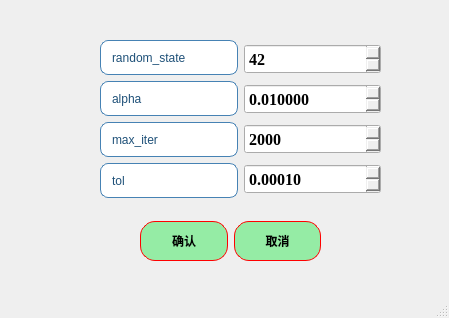
<?xml version="1.0" encoding="UTF-8"?>
<ui version="4.0">
 <class>GL_para</class>
 <widget class="QMainWindow" name="GL_para">
  <property name="geometry">
   <rect>
    <x>0</x>
    <y>0</y>
    <width>449</width>
    <height>318</height>
   </rect>
  </property>
  <property name="windowTitle">
   <string>Group_Lasso参数选择</string>
  </property>
  <widget class="QWidget" name="centralwidget">
   <widget class="QWidget" name="layoutWidget">
    <property name="geometry">
     <rect>
      <x>140</x>
      <y>220</y>
      <width>181</width>
      <height>42</height>
     </rect>
    </property>
    <layout class="QHBoxLayout" name="horizontalLayout">
     <item>
      <widget class="QPushButton" name="pushButton">
       <property name="minimumSize">
        <size>
         <width>0</width>
         <height>40</height>
        </size>
       </property>
       <property name="styleSheet">
        <string notr="true">QPushButton{
border:1px solid red;   /*边框的粗细，颜色*/
border-radius:15px;    /*设置圆角半径 */
padding:2px 4px;  /*QFrame边框与内部其它部件的距离*/
background-color: rgb(149, 236, 165);	/*背景颜色*/
color:rgb(0, 0, 0);		/*字体颜色*/
	font: 18pt &quot;楷体&quot;;

font:bold;
}
QPushButton:hover {
    background-color: rgb(177, 244, 155);    /* 悬停时背景色 */
}
QPushButton:pressed {
    background-color:rgb(99, 181, 255);     /* 点击时背景色 */
}</string>
       </property>
       <property name="text">
        <string>确认</string>
       </property>
      </widget>
     </item>
     <item>
      <widget class="QPushButton" name="pushButton_2">
       <property name="minimumSize">
        <size>
         <width>0</width>
         <height>40</height>
        </size>
       </property>
       <property name="styleSheet">
        <string notr="true">QPushButton{
border:1px solid red;   /*边框的粗细，颜色*/
border-radius:15px;    /*设置圆角半径 */
padding:2px 4px;  /*QFrame边框与内部其它部件的距离*/
background-color: rgb(149, 236, 165);	/*背景颜色*/
color:rgb(0, 0, 0);		/*字体颜色*/
	font: 18pt &quot;楷体&quot;;

font:bold;
}
QPushButton:hover {
    background-color: rgb(177, 244, 155);    /* 悬停时背景色 */
}
QPushButton:pressed {
    background-color:rgb(99, 181, 255);     /* 点击时背景色 */
}</string>
       </property>
       <property name="text">
        <string>取消</string>
       </property>
      </widget>
     </item>
    </layout>
   </widget>
   <widget class="QWidget" name="layoutWidget">
    <property name="geometry">
     <rect>
      <x>100</x>
      <y>40</y>
      <width>281</width>
      <height>158</height>
     </rect>
    </property>
    <layout class="QHBoxLayout" name="horizontalLayout_2">
     <item>
      <layout class="QVBoxLayout" name="verticalLayout">
       <item>
        <widget class="QLabel" name="label">
         <property name="toolTip">
          <string>&lt;html&gt;&lt;head/&gt;&lt;body&gt;&lt;p&gt;&lt;span style=&quot; font-family:'-apple-system,BlinkMacSystemFont,Segoe UI,PingFang SC,Roboto,Ubuntu,Helvetica Neue,Helvetica,Arial,Hiragino Sans GB,Microsoft YaHei UI,Microsoft YaHei,Source Han Sans CN,sans-serif'; font-size:14px; font-weight:400; color:rgba(0,0,0,0.894118); background-color:#ffffff;&quot;&gt;控制算法中所有随机过程的种子，确保结果可重现。任意整数（如 &lt;/span&gt;&lt;span style=&quot; font-family:'-apple-system,BlinkMacSystemFont,Segoe UI,PingFang SC,Microsoft YaHei'; font-size:14px; font-weight:400; color:rgba(0,0,0,0.894118);&quot;&gt;0&lt;/span&gt;&lt;span style=&quot; font-family:'-apple-system,BlinkMacSystemFont,Segoe UI,PingFang SC,Roboto,Ubuntu,Helvetica Neue,Helvetica,Arial,Hiragino Sans GB,Microsoft YaHei UI,Microsoft YaHei,Source Han Sans CN,sans-serif'; font-size:14px; font-weight:400; color:rgba(0,0,0,0.894118); background-color:#ffffff;&quot;&gt;, &lt;/span&gt;&lt;span style=&quot; font-family:'-apple-system,BlinkMacSystemFont,Segoe UI,PingFang SC,Microsoft YaHei'; font-size:14px; font-weight:400; color:rgba(0,0,0,0.894118);&quot;&gt;42&lt;/span&gt;&lt;span style=&quot; font-family:'-apple-system,BlinkMacSystemFont,Segoe UI,PingFang SC,Roboto,Ubuntu,Helvetica Neue,Helvetica,Arial,Hiragino Sans GB,Microsoft YaHei UI,Microsoft YaHei,Source Han Sans CN,sans-serif'; font-size:14px; font-weight:400; color:rgba(0,0,0,0.894118); background-color:#ffffff;&quot;&gt;）。设置为固定整数值，以保证每次运行结果一致，便于结果复现和调试。&lt;/span&gt;&lt;/p&gt;&lt;/body&gt;&lt;/html&gt;</string>
         </property>
         <property name="styleSheet">
          <string notr="true">QLabel {
    border: 1px solid rgb(70, 130, 180);   /* 增强为科研蓝边框，参考Nature期刊图表色 */
    border-radius: 8px;
    padding: 4px 8px;
    background-color: rgb(255, 255, 255);  /* 纯白背景提升对比度 */
    color: rgb(30, 80, 120);               /* 深海军蓝文字，对比度达8:1 */
    font: bold 16pt &quot;Times New Roman&quot;;     
    qproperty-alignment: 'AlignCenter';
    /* 强化阴影效果 */
}

QLabel:hover {
    border-color: rgb(0, 100, 180);        /* 悬停时使用更高饱和的科研蓝 */
    background-color: rgb(240, 248, 255);  /* 极浅蓝悬停反馈 */
}

QLabel:pressed {
    background-color: rgb(220, 240, 255);  /* 按压状态模拟墨水渗透效果 */
}</string>
         </property>
         <property name="text">
          <string>random_state</string>
         </property>
        </widget>
       </item>
       <item>
        <widget class="QLabel" name="label_2">
         <property name="toolTip">
          <string>&lt;html&gt;&lt;head/&gt;&lt;body&gt;&lt;p&gt;&lt;span style=&quot; font-family:'-apple-system,BlinkMacSystemFont,Segoe UI,PingFang SC,Roboto,Ubuntu,Helvetica Neue,Helvetica,Arial,Hiragino Sans GB,Microsoft YaHei UI,Microsoft YaHei,Source Han Sans CN,sans-serif'; font-size:14px; font-weight:400; color:rgba(0,0,0,0.898039); background-color:#ffffff;&quot;&gt;正则化系数，平衡模型拟合优度与分组稀疏性强度。通常是一个较小的正数，如 &lt;/span&gt;&lt;span style=&quot; font-family:'-apple-system,BlinkMacSystemFont,Segoe UI,PingFang SC,Microsoft YaHei'; font-size:14px; font-weight:400; color:rgba(0,0,0,0.898039);&quot;&gt;0.01&lt;/span&gt;&lt;span style=&quot; font-family:'-apple-system,BlinkMacSystemFont,Segoe UI,PingFang SC,Roboto,Ubuntu,Helvetica Neue,Helvetica,Arial,Hiragino Sans GB,Microsoft YaHei UI,Microsoft YaHei,Source Han Sans CN,sans-serif'; font-size:14px; font-weight:400; color:rgba(0,0,0,0.898039); background-color:#ffffff;&quot;&gt;, &lt;/span&gt;&lt;span style=&quot; font-family:'-apple-system,BlinkMacSystemFont,Segoe UI,PingFang SC,Microsoft YaHei'; font-size:14px; font-weight:400; color:rgba(0,0,0,0.898039);&quot;&gt;0.1&lt;/span&gt;&lt;span style=&quot; font-family:'-apple-system,BlinkMacSystemFont,Segoe UI,PingFang SC,Roboto,Ubuntu,Helvetica Neue,Helvetica,Arial,Hiragino Sans GB,Microsoft YaHei UI,Microsoft YaHei,Source Han Sans CN,sans-serif'; font-size:14px; font-weight:400; color:rgba(0,0,0,0.898039); background-color:#ffffff;&quot;&gt;, &lt;/span&gt;&lt;span style=&quot; font-family:'-apple-system,BlinkMacSystemFont,Segoe UI,PingFang SC,Microsoft YaHei'; font-size:14px; font-weight:400; color:rgba(0,0,0,0.898039);&quot;&gt;1.0&lt;/span&gt;&lt;span style=&quot; font-family:'-apple-system,BlinkMacSystemFont,Segoe UI,PingFang SC,Roboto,Ubuntu,Helvetica Neue,Helvetica,Arial,Hiragino Sans GB,Microsoft YaHei UI,Microsoft YaHei,Source Han Sans CN,sans-serif'; font-size:14px; font-weight:400; color:rgba(0,0,0,0.898039); background-color:#ffffff;&quot;&gt;；可通过网格搜索在对数尺度上尝试（如 &lt;/span&gt;&lt;span style=&quot; font-family:'-apple-system,BlinkMacSystemFont,Segoe UI,PingFang SC,Microsoft YaHei'; font-size:14px; font-weight:400; color:rgba(0,0,0,0.898039);&quot;&gt;[0.001, 0.01, 0.1, 1]&lt;/span&gt;&lt;span style=&quot; font-family:'-apple-system,BlinkMacSystemFont,Segoe UI,PingFang SC,Roboto,Ubuntu,Helvetica Neue,Helvetica,Arial,Hiragino Sans GB,Microsoft YaHei UI,Microsoft YaHei,Source Han Sans CN,sans-serif'; font-size:14px; font-weight:400; color:rgba(0,0,0,0.898039); background-color:#ffffff;&quot;&gt;）。值越大，对组的惩罚越强，更多组的系数会整体变为零，模型更稀疏，值太小可能导致过拟合。&lt;/span&gt;&lt;/p&gt;&lt;/body&gt;&lt;/html&gt;</string>
         </property>
         <property name="styleSheet">
          <string notr="true">QLabel {
    border: 1px solid rgb(70, 130, 180);   /* 增强为科研蓝边框，参考Nature期刊图表色 */
    border-radius: 8px;
    padding: 4px 8px;
    background-color: rgb(255, 255, 255);  /* 纯白背景提升对比度 */
    color: rgb(30, 80, 120);               /* 深海军蓝文字，对比度达8:1 */
    font: bold 16pt &quot;Times New Roman&quot;;     
    qproperty-alignment: 'AlignCenter';
    /* 强化阴影效果 */
}

QLabel:hover {
    border-color: rgb(0, 100, 180);        /* 悬停时使用更高饱和的科研蓝 */
    background-color: rgb(240, 248, 255);  /* 极浅蓝悬停反馈 */
}

QLabel:pressed {
    background-color: rgb(220, 240, 255);  /* 按压状态模拟墨水渗透效果 */
}</string>
         </property>
         <property name="text">
          <string>alpha</string>
         </property>
        </widget>
       </item>
       <item>
        <widget class="QLabel" name="label_max_iter">
         <property name="toolTip">
          <string>&lt;html&gt;&lt;head/&gt;&lt;body&gt;&lt;p&gt;&lt;span style=&quot; font-family:'-apple-system,BlinkMacSystemFont,Segoe UI,PingFang SC,Roboto,Ubuntu,Helvetica Neue,Helvetica,Arial,Hiragino Sans GB,Microsoft YaHei UI,Microsoft YaHei,Source Han Sans CN,sans-serif'; font-size:14px; font-weight:400; color:rgba(0,0,0,0.898039); background-color:#ffffff;&quot;&gt;指定求解器的最大迭代次数，防止无限循环，默认值常为 &lt;/span&gt;&lt;span style=&quot; font-family:'-apple-system,BlinkMacSystemFont,Segoe UI,PingFang SC,Microsoft YaHei'; font-size:14px; font-weight:400; color:rgba(0,0,0,0.898039);&quot;&gt;1000&lt;/span&gt;&lt;span style=&quot; font-family:'-apple-system,BlinkMacSystemFont,Segoe UI,PingFang SC,Roboto,Ubuntu,Helvetica Neue,Helvetica,Arial,Hiragino Sans GB,Microsoft YaHei UI,Microsoft YaHei,Source Han Sans CN,sans-serif'; font-size:14px; font-weight:400; color:rgba(0,0,0,0.898039); background-color:#ffffff;&quot;&gt;。对于复杂问题可增加，如 &lt;/span&gt;&lt;span style=&quot; font-family:'-apple-system,BlinkMacSystemFont,Segoe UI,PingFang SC,Microsoft YaHei'; font-size:14px; font-weight:400; color:rgba(0,0,0,0.898039);&quot;&gt;5000&lt;/span&gt;&lt;span style=&quot; font-family:'-apple-system,BlinkMacSystemFont,Segoe UI,PingFang SC,Roboto,Ubuntu,Helvetica Neue,Helvetica,Arial,Hiragino Sans GB,Microsoft YaHei UI,Microsoft YaHei,Source Han Sans CN,sans-serif'; font-size:14px; font-weight:400; color:rgba(0,0,0,0.898039); background-color:#ffffff;&quot;&gt;。若模型未收敛警告，可增大此值；但设置过大且&lt;/span&gt;&lt;span style=&quot; font-family:'-apple-system,BlinkMacSystemFont,Segoe UI,PingFang SC,Microsoft YaHei'; font-size:14px; font-weight:400; color:rgba(0,0,0,0.898039);&quot;&gt;tol&lt;/span&gt;&lt;span style=&quot; font-family:'-apple-system,BlinkMacSystemFont,Segoe UI,PingFang SC,Roboto,Ubuntu,Helvetica Neue,Helvetica,Arial,Hiragino Sans GB,Microsoft YaHei UI,Microsoft YaHei,Source Han Sans CN,sans-serif'; font-size:14px; font-weight:400; color:rgba(0,0,0,0.898039); background-color:#ffffff;&quot;&gt;不变时，可能增加不必要的计算&lt;/span&gt;&lt;/p&gt;&lt;/body&gt;&lt;/html&gt;</string>
         </property>
         <property name="styleSheet">
          <string notr="true">QLabel {
    border: 1px solid rgb(70, 130, 180);   /* 增强为科研蓝边框，参考Nature期刊图表色 */
    border-radius: 8px;
    padding: 4px 8px;
    background-color: rgb(255, 255, 255);  /* 纯白背景提升对比度 */
    color: rgb(30, 80, 120);               /* 深海军蓝文字，对比度达8:1 */
    font: bold 16pt &quot;Times New Roman&quot;;     
    qproperty-alignment: 'AlignCenter';
    /* 强化阴影效果 */
}

QLabel:hover {
    border-color: rgb(0, 100, 180);        /* 悬停时使用更高饱和的科研蓝 */
    background-color: rgb(240, 248, 255);  /* 极浅蓝悬停反馈 */
}

QLabel:pressed {
    background-color: rgb(220, 240, 255);  /* 按压状态模拟墨水渗透效果 */
}</string>
         </property>
         <property name="text">
          <string>max_iter</string>
         </property>
        </widget>
       </item>
       <item>
        <widget class="QLabel" name="label_tol">
         <property name="toolTip">
          <string>&lt;html&gt;&lt;head/&gt;&lt;body&gt;&lt;p&gt;&lt;span style=&quot; font-family:'-apple-system,BlinkMacSystemFont,Segoe UI,PingFang SC,Roboto,Ubuntu,Helvetica Neue,Helvetica,Arial,Hiragino Sans GB,Microsoft YaHei UI,Microsoft YaHei,Source Han Sans CN,sans-serif'; font-size:14px; font-weight:400; color:rgba(0,0,0,0.898039); background-color:#ffffff;&quot;&gt;优化算法的收敛容差。当参数变化小于此阈值时，停止迭代，较小的正数，如 &lt;/span&gt;&lt;span style=&quot; font-family:'-apple-system,BlinkMacSystemFont,Segoe UI,PingFang SC,Microsoft YaHei'; font-size:14px; font-weight:400; color:rgba(0,0,0,0.898039);&quot;&gt;1e-4&lt;/span&gt;&lt;span style=&quot; font-family:'-apple-system,BlinkMacSystemFont,Segoe UI,PingFang SC,Roboto,Ubuntu,Helvetica Neue,Helvetica,Arial,Hiragino Sans GB,Microsoft YaHei UI,Microsoft YaHei,Source Han Sans CN,sans-serif'; font-size:14px; font-weight:400; color:rgba(0,0,0,0.898039); background-color:#ffffff;&quot;&gt; 或 &lt;/span&gt;&lt;span style=&quot; font-family:'-apple-system,BlinkMacSystemFont,Segoe UI,PingFang SC,Microsoft YaHei'; font-size:14px; font-weight:400; color:rgba(0,0,0,0.898039);&quot;&gt;1e-3&lt;/span&gt;&lt;span style=&quot; font-family:'-apple-system,BlinkMacSystemFont,Segoe UI,PingFang SC,Roboto,Ubuntu,Helvetica Neue,Helvetica,Arial,Hiragino Sans GB,Microsoft YaHei UI,Microsoft YaHei,Source Han Sans CN,sans-serif'; font-size:14px; font-weight:400; color:rgba(0,0,0,0.898039); background-color:#ffffff;&quot;&gt;。值越小，求解越精细，但迭代可能更多。若结果波动或提前停止，可尝试减小此值。&lt;/span&gt;&lt;/p&gt;&lt;/body&gt;&lt;/html&gt;</string>
         </property>
         <property name="styleSheet">
          <string notr="true">QLabel {
    border: 1px solid rgb(70, 130, 180);   /* 增强为科研蓝边框，参考Nature期刊图表色 */
    border-radius: 8px;
    padding: 4px 8px;
    background-color: rgb(255, 255, 255);  /* 纯白背景提升对比度 */
    color: rgb(30, 80, 120);               /* 深海军蓝文字，对比度达8:1 */
    font: bold 16pt &quot;Times New Roman&quot;;     
    qproperty-alignment: 'AlignCenter';
    /* 强化阴影效果 */
}

QLabel:hover {
    border-color: rgb(0, 100, 180);        /* 悬停时使用更高饱和的科研蓝 */
    background-color: rgb(240, 248, 255);  /* 极浅蓝悬停反馈 */
}

QLabel:pressed {
    background-color: rgb(220, 240, 255);  /* 按压状态模拟墨水渗透效果 */
}</string>
         </property>
         <property name="text">
          <string>tol</string>
         </property>
        </widget>
       </item>
      </layout>
     </item>
     <item>
      <layout class="QVBoxLayout" name="verticalLayout_2">
       <item>
        <widget class="QSpinBox" name="spinBox_random_state">
         <property name="minimumSize">
          <size>
           <width>80</width>
           <height>30</height>
          </size>
         </property>
         <property name="font">
          <font>
           <family>Times New Roman</family>
           <pointsize>12</pointsize>
           <weight>75</weight>
           <bold>true</bold>
          </font>
         </property>
         <property name="styleSheet">
          <string notr="true">QSpinBox::up-button:pressed {
    margin-top: 4px;  /* 模拟按压下沉 */
}
QSpinBox::down-button:pressed {
    margin-top: 4px;
}</string>
         </property>
         <property name="value">
          <number>42</number>
         </property>
        </widget>
       </item>
       <item>
        <widget class="QDoubleSpinBox" name="doubleSpinBox_alpha">
         <property name="minimumSize">
          <size>
           <width>80</width>
           <height>30</height>
          </size>
         </property>
         <property name="font">
          <font>
           <family>Times New Roman</family>
           <pointsize>12</pointsize>
           <weight>75</weight>
           <bold>true</bold>
          </font>
         </property>
         <property name="styleSheet">
          <string notr="true">QDoubleSpinBox::up-button:pressed {
    margin-top: 4px;  /* 模拟按压下沉 */
}
QDoubleSpinBox::down-button:pressed {
    margin-top: 4px;
}</string>
         </property>
         <property name="decimals">
          <number>6</number>
         </property>
         <property name="singleStep">
          <double>0.100000000000000</double>
         </property>
         <property name="value">
          <double>0.010000000000000</double>
         </property>
        </widget>
       </item>
       <item>
        <widget class="QSpinBox" name="spinBox_max_iter">
         <property name="minimumSize">
          <size>
           <width>80</width>
           <height>30</height>
          </size>
         </property>
         <property name="font">
          <font>
           <family>Times New Roman</family>
           <pointsize>12</pointsize>
           <weight>75</weight>
           <bold>true</bold>
          </font>
         </property>
         <property name="styleSheet">
          <string notr="true">QSpinBox::up-button:pressed {
    margin-top: 4px;  /* 模拟按压下沉 */
}
QSpinBox::down-button:pressed {
    margin-top: 4px;
}</string>
         </property>
         <property name="maximum">
          <number>99999</number>
         </property>
         <property name="value">
          <number>2000</number>
         </property>
        </widget>
       </item>
       <item>
        <widget class="QDoubleSpinBox" name="doubleSpinBox_tol">
         <property name="minimumSize">
          <size>
           <width>0</width>
           <height>30</height>
          </size>
         </property>
         <property name="font">
          <font>
           <family>Times New Roman</family>
           <pointsize>12</pointsize>
           <weight>75</weight>
           <bold>true</bold>
          </font>
         </property>
         <property name="styleSheet">
          <string notr="true">QDoubleSpinBox::up-button:pressed {
    margin-top: 4px;  /* 模拟按压下沉 */
}
QDoubleSpinBox::down-button:pressed {
    margin-top: 4px;
}</string>
         </property>
         <property name="decimals">
          <number>5</number>
         </property>
         <property name="singleStep">
          <double>0.000010000000000</double>
         </property>
         <property name="value">
          <double>0.000100000000000</double>
         </property>
        </widget>
       </item>
      </layout>
     </item>
    </layout>
   </widget>
  </widget>
  <widget class="QMenuBar" name="menubar">
   <property name="geometry">
    <rect>
     <x>0</x>
     <y>0</y>
     <width>449</width>
     <height>23</height>
    </rect>
   </property>
  </widget>
  <widget class="QStatusBar" name="statusbar"/>
 </widget>
 <resources/>
 <connections>
  <connection>
   <sender>pushButton</sender>
   <signal>clicked()</signal>
   <receiver>GL_para</receiver>
   <slot>Confirm()</slot>
   <hints>
    <hint type="sourcelabel">
     <x>253</x>
     <y>262</y>
    </hint>
    <hint type="destinationlabel">
     <x>168</x>
     <y>320</y>
    </hint>
   </hints>
  </connection>
  <connection>
   <sender>pushButton_2</sender>
   <signal>clicked()</signal>
   <receiver>GL_para</receiver>
   <slot>close()</slot>
   <hints>
    <hint type="sourcelabel">
     <x>346</x>
     <y>264</y>
    </hint>
    <hint type="destinationlabel">
     <x>515</x>
     <y>309</y>
    </hint>
   </hints>
  </connection>
  <connection>
   <sender>pushButton</sender>
   <signal>released()</signal>
   <receiver>GL_para</receiver>
   <slot>close()</slot>
   <hints>
    <hint type="sourcelabel">
     <x>224</x>
     <y>260</y>
    </hint>
    <hint type="destinationlabel">
     <x>78</x>
     <y>255</y>
    </hint>
   </hints>
  </connection>
 </connections>
 <slots>
  <slot>Confirm()</slot>
 </slots>
</ui>
